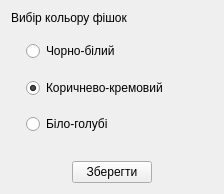
<?xml version="1.0" encoding="UTF-8"?>
<ui version="4.0">
 <class>SettingsWidget</class>
 <widget class="QWidget" name="SettingsWidget">
  <property name="geometry">
   <rect>
    <x>0</x>
    <y>0</y>
    <width>224</width>
    <height>194</height>
   </rect>
  </property>
  <property name="windowTitle">
   <string>Form</string>
  </property>
  <layout class="QGridLayout" name="gridLayout">
   <item row="0" column="0">
    <widget class="QLabel" name="label">
     <property name="sizePolicy">
      <sizepolicy hsizetype="Expanding" vsizetype="Fixed">
       <horstretch>0</horstretch>
       <verstretch>0</verstretch>
      </sizepolicy>
     </property>
     <property name="text">
      <string>Вибір кольору фішок</string>
     </property>
     <property name="margin">
      <number>8</number>
     </property>
    </widget>
   </item>
   <item row="2" column="0" colspan="2">
    <layout class="QHBoxLayout" name="horizontalLayout">
     <item>
      <spacer name="horizontalSpacer">
       <property name="orientation">
        <enum>Qt::Horizontal</enum>
       </property>
       <property name="sizeHint" stdset="0">
        <size>
         <width>40</width>
         <height>20</height>
        </size>
       </property>
      </spacer>
     </item>
     <item>
      <widget class="QPushButton" name="backButton">
       <property name="sizePolicy">
        <sizepolicy hsizetype="Fixed" vsizetype="Fixed">
         <horstretch>0</horstretch>
         <verstretch>0</verstretch>
        </sizepolicy>
       </property>
       <property name="text">
        <string>Зберегти</string>
       </property>
      </widget>
     </item>
     <item>
      <spacer name="horizontalSpacer_2">
       <property name="orientation">
        <enum>Qt::Horizontal</enum>
       </property>
       <property name="sizeHint" stdset="0">
        <size>
         <width>40</width>
         <height>20</height>
        </size>
       </property>
      </spacer>
     </item>
    </layout>
   </item>
   <item row="1" column="0" colspan="2">
    <layout class="QVBoxLayout" name="verticalLayout">
     <property name="leftMargin">
      <number>15</number>
     </property>
     <item>
      <spacer name="verticalSpacer_2">
       <property name="orientation">
        <enum>Qt::Vertical</enum>
       </property>
       <property name="sizeHint" stdset="0">
        <size>
         <width>20</width>
         <height>40</height>
        </size>
       </property>
      </spacer>
     </item>
     <item>
      <widget class="QRadioButton" name="blackRadiokButton">
       <property name="text">
        <string>Чорно-білий</string>
       </property>
       <property name="checked">
        <bool>false</bool>
       </property>
      </widget>
     </item>
     <item>
      <spacer name="verticalSpacer_3">
       <property name="orientation">
        <enum>Qt::Vertical</enum>
       </property>
       <property name="sizeHint" stdset="0">
        <size>
         <width>20</width>
         <height>40</height>
        </size>
       </property>
      </spacer>
     </item>
     <item>
      <widget class="QRadioButton" name="brownRadioButton">
       <property name="text">
        <string>Коричнево-кремовий</string>
       </property>
       <property name="checked">
        <bool>true</bool>
       </property>
      </widget>
     </item>
     <item>
      <spacer name="verticalSpacer_5">
       <property name="orientation">
        <enum>Qt::Vertical</enum>
       </property>
       <property name="sizeHint" stdset="0">
        <size>
         <width>20</width>
         <height>40</height>
        </size>
       </property>
      </spacer>
     </item>
     <item>
      <widget class="QRadioButton" name="blueRadioButton">
       <property name="text">
        <string>Біло-голубі</string>
       </property>
      </widget>
     </item>
     <item>
      <spacer name="verticalSpacer_4">
       <property name="orientation">
        <enum>Qt::Vertical</enum>
       </property>
       <property name="sizeHint" stdset="0">
        <size>
         <width>20</width>
         <height>40</height>
        </size>
       </property>
      </spacer>
     </item>
     <item>
      <spacer name="verticalSpacer">
       <property name="orientation">
        <enum>Qt::Vertical</enum>
       </property>
       <property name="sizeHint" stdset="0">
        <size>
         <width>20</width>
         <height>40</height>
        </size>
       </property>
      </spacer>
     </item>
    </layout>
   </item>
  </layout>
 </widget>
 <resources/>
 <connections/>
</ui>
